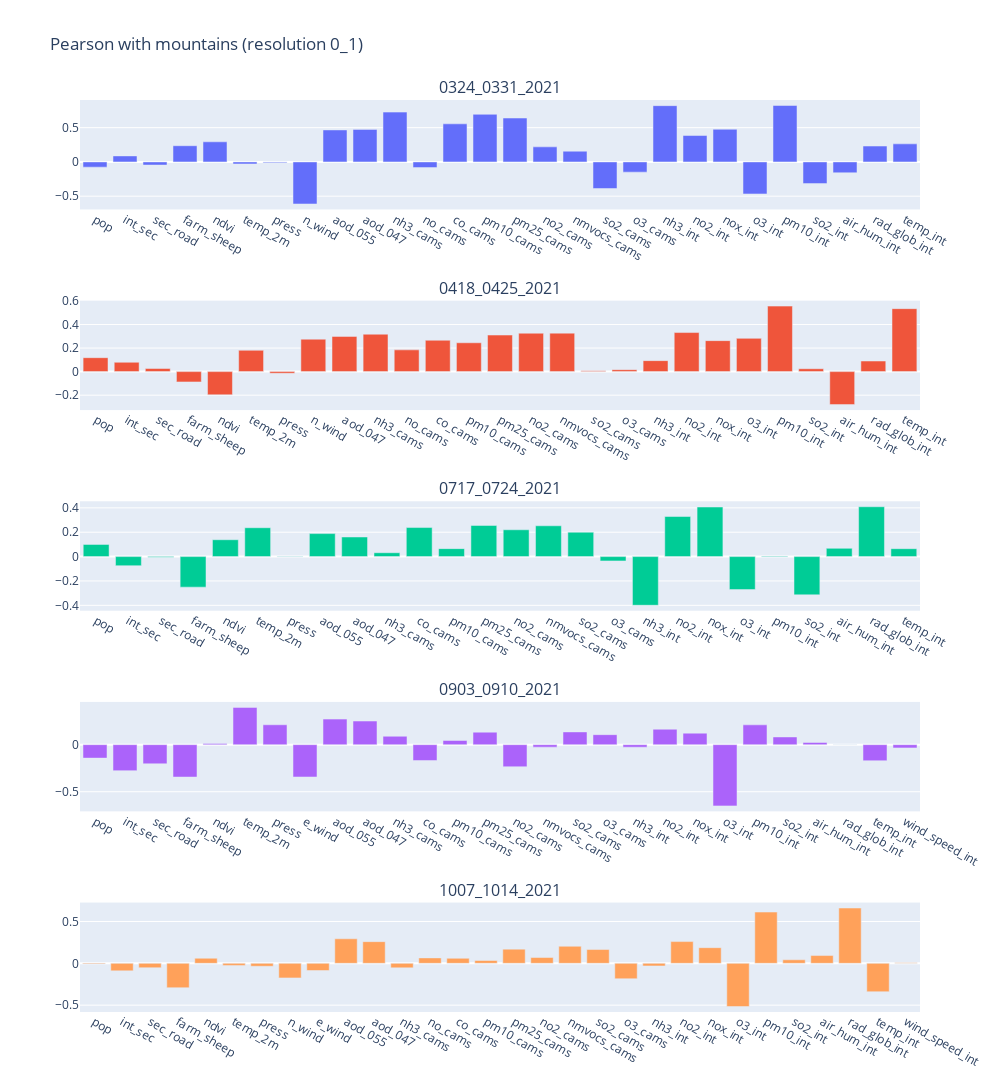
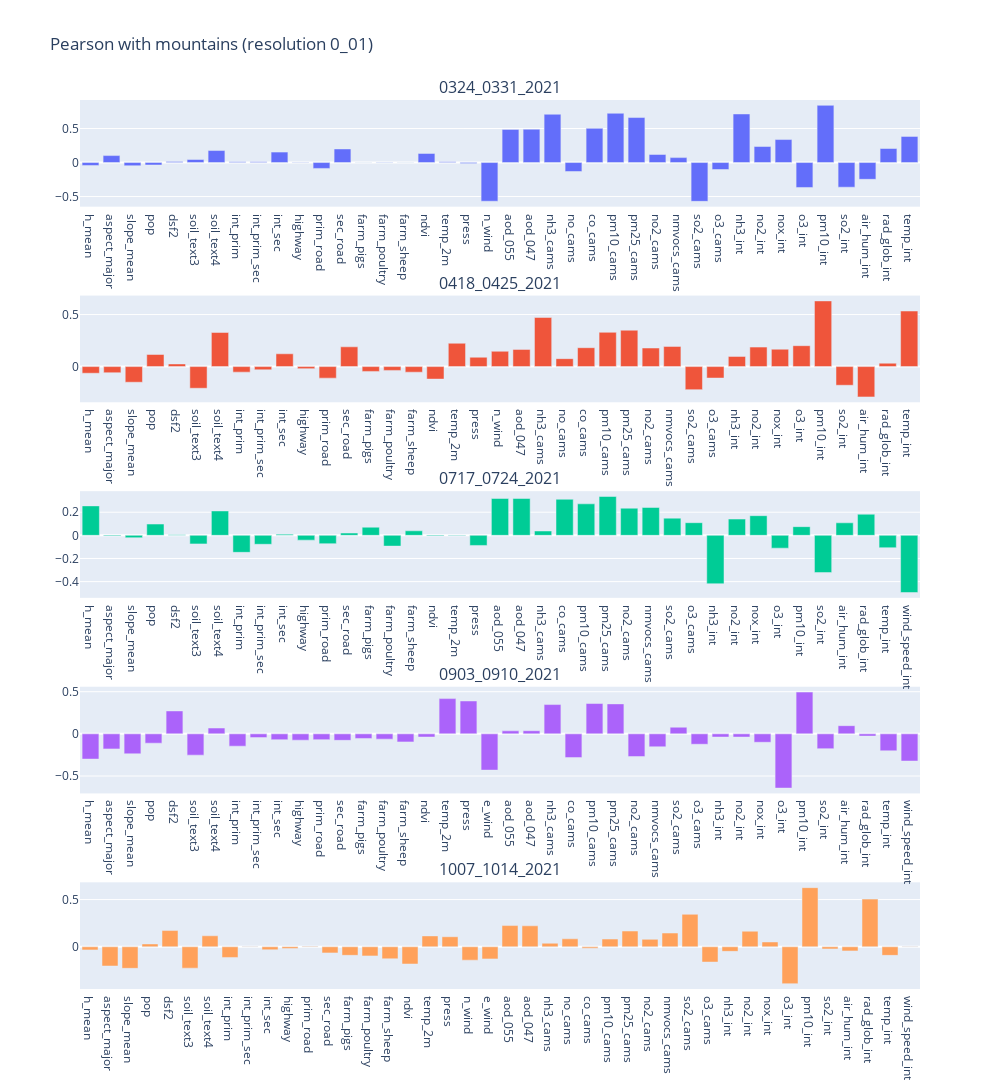

The notebook cell these images were saved under, in order:
### Markdown cell above
### Export Feature Selection
By running this section, a dataframe containing the list of feature selected ordered by its average score value is exported as .csv file.

### Code cell
from plotly.subplots import make_subplots
import seaborn as sns
from matplotlib import pyplot as plt
import plotly.graph_objects as go

resolutions = ['0_1', '0_01']

for res in resolutions:
    general_fs = pd.DataFrame()
    dataframes_results = dictionary_results[res+'_mountains']
    general_fs['Features'] = dataframes_results[geopackages[0]]['Features']
    borda_res = pd.DataFrame()
    pearson_res = []
    labels = list(general_fs['Features'])

    for index, grid in enumerate(geopackages):
        pearson_res.append(dataframes_results[grid]['Pearson'])
        borda_res['Features'] = dataframes_results[grid]['Features']
        borda_res[grid] = dataframes_results[grid]['Borda Count Voting']
    borda_res['General Borda with mountains'] = m.borda_voting(borda_res)
    dataframes_results = dictionary_results[res+'_nomountains']
    
    for index, grid in enumerate(geopackages):
        borda_res['Features'] = dataframes_results[grid]['Features']
        borda_res[grid] = dataframes_results[grid]['Borda Count Voting']
    borda_res['General Borda without mountains'] = m.borda_voting(borda_res)

    mountains = pd.DataFrame(borda_res, columns=['Features', 'General Borda with mountains'])
    nomountains = pd.DataFrame(borda_res, columns=['Features', 'General Borda without mountains'])
    mountains = mountains.sort_values(by=['General Borda with mountains'], ascending = False)
    nomountains = nomountains.sort_values(by=['General Borda without mountains'], ascending = False)




    sns.set()
    sns.set(rc={'figure.figsize':(11.7,9.27)})
    f = plt.figure()
    sns.barplot(
    y='Features', 
    x='General Borda with mountains',
    color='salmon', 
    data=mountains
)

    
    plt.xticks(rotation=0)
    plt.ylabel("Features")
    plt.xlabel("Borda Count Scores")
    plt.title('General Borda with mountains (resolution '+res+ ')')
    plt.gca().yaxis.grid(linestyle='-')
    #fig = f.get_figure()
    #fig.savefig('tests/'+grid[:-5]+'.png', bbox_inches='tight')
    plt.show()
    plt.clf()

    
    sns.set()
    sns.set(rc={'figure.figsize':(11.7,9.27)})
    f2 = plt.figure()
    sns.barplot(
    y='Features',
    x='General Borda without mountains',
    color='salmon',
    data=nomountains
)


    plt.xticks(rotation=0)
    plt.ylabel("Features")
    plt.xlabel("Borda Count Scores")
    plt.title('General Borda without mountains with  (resolution '+res+ ')')
    plt.gca().yaxis.grid(linestyle='-')
    #fig = f.get_figure()
    #fig.savefig('tests/'+grid[:-5]+'.png', bbox_inches='tight')
    plt.show()
    plt.clf()

    fig = make_subplots(rows=5, cols=1, subplot_titles=geopackages)
    for index, grid in enumerate(geopackages):
        labels = dataframes_results[grid]['Features'].tolist()
        values = dataframes_results[grid]['Pearson'].tolist()
        fig.add_trace(go.Bar(x=labels, y=values), row=index+1, col=1)
        fig.update_yaxes(row=index+1, col=1)
        fig.update_xaxes(type="category", row=index+1, col=1)

    fig.update_layout(height=1500, width=1000 , title_text='Pearson with mountains (resolution '+res+ ')')
    fig.update_layout(showlegend=False, autosize=True)
    fig.show()

### Figure 1 — Plotly figure (JSON) as saved in the notebook; plotly's stock layout.template omitted (floating-point values rounded to 4 significant figures)
{"data": [{"type": "bar", "x": ["pop", "int_sec", "sec_road", "farm_sheep", "ndvi", "temp_2m", "press", "n_wind", "aod_055", "aod_047", "nh3_cams", "no_cams", "co_cams", "pm10_cams", "pm25_cams", "no2_cams", "nmvocs_cams", "so2_cams", "o3_cams", "nh3_int", "no2_int", "nox_int", "o3_int", "pm10_int", "so2_int", "air_hum_int", "rad_glob_int", "temp_int"], "xaxis": "x", "y": [-0.07653, 0.08766, -0.04577, 0.2366, 0.2936, -0.0295, -0.01096, -0.6136, 0.467, 0.475, 0.7269, -0.08236, 0.5558, 0.6949, 0.6408, 0.2199, 0.1566, -0.3881, -0.1493, 0.821, 0.3853, 0.4766, -0.4674, 0.8239, -0.3165, -0.1582, 0.2316, 0.2638], "yaxis": "y"}, {"type": "bar", "x": ["pop", "int_sec", "sec_road", "farm_sheep", "ndvi", "temp_2m", "press", "n_wind", "aod_047", "nh3_cams", "no_cams", "co_cams", "pm10_cams", "pm25_cams", "no2_cams", "nmvocs_cams", "so2_cams", "o3_cams", "nh3_int", "no2_int", "nox_int", "o3_int", "pm10_int", "so2_int", "air_hum_int", "rad_glob_int", "temp_int"], "xaxis": "x2", "y": [0.1183, 0.07931, 0.02631, -0.0875, -0.197, 0.1809, -0.01428, 0.2754, 0.299, 0.3177, 0.1846, 0.2662, 0.2449, 0.3104, 0.326, 0.3267, 0.00815, 0.01634, 0.09327, 0.3317, 0.2631, 0.2824, 0.556, 0.02461, -0.28, 0.08985, 0.5344], "yaxis": "y2"}, {"type": "bar", "x": ["pop", "int_sec", "sec_road", "farm_sheep", "ndvi", "temp_2m", "press", "aod_055", "aod_047", "nh3_cams", "co_cams", "pm10_cams", "pm25_cams", "no2_cams", "nmvocs_cams", "so2_cams", "o3_cams", "nh3_int", "no2_int", "nox_int", "o3_int", "pm10_int", "so2_int", "air_hum_int", "rad_glob_int", "temp_int"], "xaxis": "x3", "y": [0.1002, -0.07463, -0.004872, -0.2508, 0.1385, 0.2369, -0.002195, 0.1888, 0.1609, 0.03175, 0.2384, 0.06527, 0.2558, 0.2201, 0.2528, 0.2002, -0.03543, -0.3993, 0.329, 0.4068, -0.2708, -0.00429, -0.314, 0.06778, 0.4091, 0.06482], "yaxis": "y3"}, {"type": "bar", "x": ["pop", "int_sec", "sec_road", "farm_sheep", "ndvi", "temp_2m", "press", "e_wind", "aod_055", "aod_047", "nh3_cams", "co_cams", "pm10_cams", "pm25_cams", "no2_cams", "nmvocs_cams", "so2_cams", "o3_cams", "nh3_int", "no2_int", "nox_int", "o3_int", "pm10_int", "so2_int", "air_hum_int", "rad_glob_int", "temp_int", "wind_speed_int"], "xaxis": "x4", "y": [-0.1429, -0.2758, -0.2033, -0.3441, 0.01189, 0.3959, 0.2113, -0.3434, 0.2715, 0.2511, 0.08929, -0.1682, 0.04425, 0.1328, -0.2346, -0.02621, 0.1353, 0.1062, -0.02707, 0.1639, 0.1222, -0.6504, 0.2106, 0.08204, 0.02316, 7.642e-05, -0.1707, -0.03444], "yaxis": "y4"}, {"type": "bar", "x": ["pop", "int_sec", "sec_road", "farm_sheep", "ndvi", "temp_2m", "press", "n_wind", "e_wind", "aod_055", "aod_047", "nh3_cams", "no_cams", "co_cams", "pm10_cams", "pm25_cams", "no2_cams", "nmvocs_cams", "so2_cams", "o3_cams", "nh3_int", "no2_int", "nox_int", "o3_int", "pm10_int", "so2_int", "air_hum_int", "rad_glob_int", "temp_int", "wind_speed_int"], "xaxis": "x5", "y": [-0.00777, -0.08995, -0.05228, -0.2912, 0.06092, -0.02464, -0.03478, -0.1738, -0.08581, 0.2933, 0.2591, -0.05397, 0.06499, 0.06025, 0.03382, 0.1698, 0.06957, 0.2041, 0.1651, -0.1841, -0.03097, 0.2601, 0.1872, -0.5163, 0.6131, 0.04219, 0.09299, 0.6612, -0.3391, 0.006307], "yaxis": "y5"}], "layout": {"annotations": [{"font": {"size": 16}, "showarrow": false, "text": "0324_0331_2021", "x": 0.5, "xanchor": "center", "xref": "paper", "y": 1, "yanchor": "bottom", "yref": "paper"}, {"font": {"size": 16}, "showarrow": false, "text": "0418_0425_2021", "x": 0.5, "xanchor": "center", "xref": "paper", "y": 0.78, "yanchor": "bottom", "yref": "paper"}, {"font": {"size": 16}, "showarrow": false, "text": "0717_0724_2021", "x": 0.5, "xanchor": "center", "xref": "paper", "y": 0.56, "yanchor": "bottom", "yref": "paper"}, {"font": {"size": 16}, "showarrow": false, "text": "0903_0910_2021", "x": 0.5, "xanchor": "center", "xref": "paper", "y": 0.34, "yanchor": "bottom", "yref": "paper"}, {"font": {"size": 16}, "showarrow": false, "text": "1007_1014_2021", "x": 0.5, "xanchor": "center", "xref": "paper", "y": 0.12, "yanchor": "bottom", "yref": "paper"}], "autosize": true, "height": 1500, "showlegend": false, "title": {"text": "Pearson with mountains (resolution 0_1)"}, "width": 1000, "xaxis": {"anchor": "y", "autorange": true, "domain": [0, 1], "range": [-0.5, 27.5], "type": "category"}, "xaxis2": {"anchor": "y2", "autorange": true, "domain": [0, 1], "range": [-0.5, 26.5], "type": "category"}, "xaxis3": {"anchor": "y3", "autorange": true, "domain": [0, 1], "range": [-0.5, 25.5], "type": "category"}, "xaxis4": {"anchor": "y4", "autorange": true, "domain": [0, 1], "range": [-0.5, 27.5], "type": "category"}, "xaxis5": {"anchor": "y5", "autorange": true, "domain": [0, 1], "range": [-0.5, 29.5], "type": "category"}, "yaxis": {"anchor": "x", "autorange": true, "domain": [0.88, 1], "range": [-0.6935, 0.9038], "type": "linear"}, "yaxis2": {"anchor": "x2", "autorange": true, "domain": [0.66, 0.78], "range": [-0.3265, 0.6025], "type": "linear"}, "yaxis3": {"anchor": "x3", "autorange": true, "domain": [0.44, 0.56], "range": [-0.4443, 0.454], "type": "linear"}, "yaxis4": {"anchor": "x4", "autorange": true, "domain": [0.22, 0.34], "range": [-0.7085, 0.454], "type": "linear"}, "yaxis5": {"anchor": "x5", "autorange": true, "domain": [0, 0.12], "range": [-0.5817, 0.7266], "type": "linear"}}}

### Figure 2 — Plotly figure (JSON) as saved in the notebook; plotly's stock layout.template omitted (floating-point values rounded to 4 significant figures)
{"data": [{"type": "bar", "x": ["h_mean", "aspect_major", "slope_mean", "pop", "dsf2", "soil_text3", "soil_text4", "int_prim", "int_prim_sec", "int_sec", "highway", "prim_road", "sec_road", "farm_pigs", "farm_poultry", "farm_sheep", "ndvi", "temp_2m", "press", "n_wind", "aod_055", "aod_047", "nh3_cams", "no_cams", "co_cams", "pm10_cams", "pm25_cams", "no2_cams", "nmvocs_cams", "so2_cams", "o3_cams", "nh3_int", "no2_int", "nox_int", "o3_int", "pm10_int", "so2_int", "air_hum_int", "rad_glob_int", "temp_int"], "xaxis": "x", "y": [-0.04295, 0.1023, -0.0469, -0.03608, 0.01518, 0.04472, 0.1761, 0.01224, 0.01198, 0.1533, -0.001758, -0.08659, 0.1999, -0.0004161, -0.004166, 0.001959, 0.1339, 0.01189, -0.01514, -0.5688, 0.4872, 0.4896, 0.7096, -0.1317, 0.5021, 0.7241, 0.6611, 0.1188, 0.07252, -0.5703, -0.1024, 0.7139, 0.2355, 0.3379, -0.3665, 0.8407, -0.3624, -0.2466, 0.2063, 0.3845], "yaxis": "y"}, {"type": "bar", "x": ["h_mean", "aspect_major", "slope_mean", "pop", "dsf2", "soil_text3", "soil_text4", "int_prim", "int_prim_sec", "int_sec", "highway", "prim_road", "sec_road", "farm_pigs", "farm_poultry", "farm_sheep", "ndvi", "temp_2m", "press", "n_wind", "aod_047", "nh3_cams", "no_cams", "co_cams", "pm10_cams", "pm25_cams", "no2_cams", "nmvocs_cams", "so2_cams", "o3_cams", "nh3_int", "no2_int", "nox_int", "o3_int", "pm10_int", "so2_int", "air_hum_int", "rad_glob_int", "temp_int"], "xaxis": "x2", "y": [-0.06378, -0.05905, -0.1503, 0.1163, 0.02541, -0.2083, 0.3279, -0.05329, -0.03073, 0.123, -0.01977, -0.1111, 0.19, -0.04638, -0.03667, -0.05378, -0.1201, 0.2241, 0.0898, 0.147, 0.1653, 0.472, 0.07603, 0.1814, 0.3293, 0.3497, 0.1784, 0.1941, -0.2214, -0.1103, 0.09791, 0.1873, 0.167, 0.2008, 0.631, -0.1795, -0.2915, 0.03245, 0.5338], "yaxis": "y2"}, {"type": "bar", "x": ["h_mean", "aspect_major", "slope_mean", "pop", "dsf2", "soil_text3", "soil_text4", "int_prim", "int_prim_sec", "int_sec", "highway", "prim_road", "sec_road", "farm_pigs", "farm_poultry", "farm_sheep", "ndvi", "temp_2m", "press", "aod_055", "aod_047", "nh3_cams", "co_cams", "pm10_cams", "pm25_cams", "no2_cams", "nmvocs_cams", "so2_cams", "o3_cams", "nh3_int", "no2_int", "nox_int", "o3_int", "pm10_int", "so2_int", "air_hum_int", "rad_glob_int", "temp_int", "wind_speed_int"], "xaxis": "x3", "y": [0.2548, -0.005901, -0.02053, 0.09762, 0.005682, -0.07395, 0.211, -0.147, -0.07725, 0.01026, -0.04137, -0.072, 0.0197, 0.07031, -0.0932, 0.03922, -0.00536, -0.002728, -0.0874, 0.3188, 0.3185, 0.03758, 0.312, 0.2724, 0.3359, 0.2347, 0.2409, 0.1489, 0.1094, -0.4186, 0.1407, 0.17, -0.1109, 0.07503, -0.322, 0.1084, 0.1827, -0.1069, -0.4943], "yaxis": "y3"}, {"type": "bar", "x": ["h_mean", "aspect_major", "slope_mean", "pop", "dsf2", "soil_text3", "soil_text4", "int_prim", "int_prim_sec", "int_sec", "highway", "prim_road", "sec_road", "farm_pigs", "farm_poultry", "farm_sheep", "ndvi", "temp_2m", "press", "e_wind", "aod_055", "aod_047", "nh3_cams", "co_cams", "pm10_cams", "pm25_cams", "no2_cams", "nmvocs_cams", "so2_cams", "o3_cams", "nh3_int", "no2_int", "nox_int", "o3_int", "pm10_int", "so2_int", "air_hum_int", "rad_glob_int", "temp_int", "wind_speed_int"], "xaxis": "x4", "y": [-0.299, -0.1783, -0.2364, -0.1103, 0.272, -0.2523, 0.06913, -0.1459, -0.04409, -0.06924, -0.0747, -0.06853, -0.07672, -0.05452, -0.06257, -0.09507, -0.03754, 0.418, 0.3901, -0.4297, 0.03567, 0.03708, 0.3474, -0.2813, 0.3598, 0.3554, -0.269, -0.1532, 0.07892, -0.123, -0.03772, -0.03789, -0.09971, -0.643, 0.4956, -0.1753, 0.09701, -0.02611, -0.2008, -0.322], "yaxis": "y4"}, {"type": "bar", "x": ["h_mean", "aspect_major", "slope_mean", "pop", "dsf2", "soil_text3", "soil_text4", "int_prim", "int_prim_sec", "int_sec", "highway", "prim_road", "sec_road", "farm_pigs", "farm_poultry", "farm_sheep", "ndvi", "temp_2m", "press", "n_wind", "e_wind", "aod_055", "aod_047", "nh3_cams", "no_cams", "co_cams", "pm10_cams", "pm25_cams", "no2_cams", "nmvocs_cams", "so2_cams", "o3_cams", "nh3_int", "no2_int", "nox_int", "o3_int", "pm10_int", "so2_int", "air_hum_int", "rad_glob_int", "temp_int", "wind_speed_int"], "xaxis": "x5", "y": [-0.03296, -0.2035, -0.2279, 0.03002, 0.1718, -0.2262, 0.1165, -0.1129, 0.003066, -0.03132, -0.01855, 0.004645, -0.06444, -0.09034, -0.09651, -0.1269, -0.1822, 0.1152, 0.1063, -0.1415, -0.128, 0.2245, 0.2222, 0.03734, 0.08438, -0.01444, 0.08191, 0.1669, 0.0788, 0.1456, 0.3438, -0.1615, -0.0483, 0.1647, 0.05103, -0.3902, 0.6258, -0.02254, -0.04341, 0.5045, -0.0907, 0.003005], "yaxis": "y5"}], "layout": {"annotations": [{"font": {"size": 16}, "showarrow": false, "text": "0324_0331_2021", "x": 0.5, "xanchor": "center", "xref": "paper", "y": 1, "yanchor": "bottom", "yref": "paper"}, {"font": {"size": 16}, "showarrow": false, "text": "0418_0425_2021", "x": 0.5, "xanchor": "center", "xref": "paper", "y": 0.78, "yanchor": "bottom", "yref": "paper"}, {"font": {"size": 16}, "showarrow": false, "text": "0717_0724_2021", "x": 0.5, "xanchor": "center", "xref": "paper", "y": 0.56, "yanchor": "bottom", "yref": "paper"}, {"font": {"size": 16}, "showarrow": false, "text": "0903_0910_2021", "x": 0.5, "xanchor": "center", "xref": "paper", "y": 0.34, "yanchor": "bottom", "yref": "paper"}, {"font": {"size": 16}, "showarrow": false, "text": "1007_1014_2021", "x": 0.5, "xanchor": "center", "xref": "paper", "y": 0.12, "yanchor": "bottom", "yref": "paper"}], "autosize": true, "height": 1500, "showlegend": false, "title": {"text": "Pearson with mountains (resolution 0_01)"}, "width": 1000, "xaxis": {"anchor": "y", "autorange": true, "domain": [0, 1], "range": [-0.5, 39.5], "type": "category"}, "xaxis2": {"anchor": "y2", "autorange": true, "domain": [0, 1], "range": [-0.5, 38.5], "type": "category"}, "xaxis3": {"anchor": "y3", "autorange": true, "domain": [0, 1], "range": [-0.5, 38.5], "type": "category"}, "xaxis4": {"anchor": "y4", "autorange": true, "domain": [0, 1], "range": [-0.5, 39.5], "type": "category"}, "xaxis5": {"anchor": "y5", "autorange": true, "domain": [0, 1], "range": [-0.5, 41.5], "type": "category"}, "yaxis": {"anchor": "x", "autorange": true, "domain": [0.88, 1], "range": [-0.6486, 0.9191], "type": "linear"}, "yaxis2": {"anchor": "x2", "autorange": true, "domain": [0.66, 0.78], "range": [-0.3428, 0.6822], "type": "linear"}, "yaxis3": {"anchor": "x3", "autorange": true, "domain": [0.44, 0.56], "range": [-0.5405, 0.3821], "type": "linear"}, "yaxis4": {"anchor": "x4", "autorange": true, "domain": [0.22, 0.34], "range": [-0.7063, 0.5588], "type": "linear"}, "yaxis5": {"anchor": "x5", "autorange": true, "domain": [0, 0.12], "range": [-0.4467, 0.6822], "type": "linear"}}}
